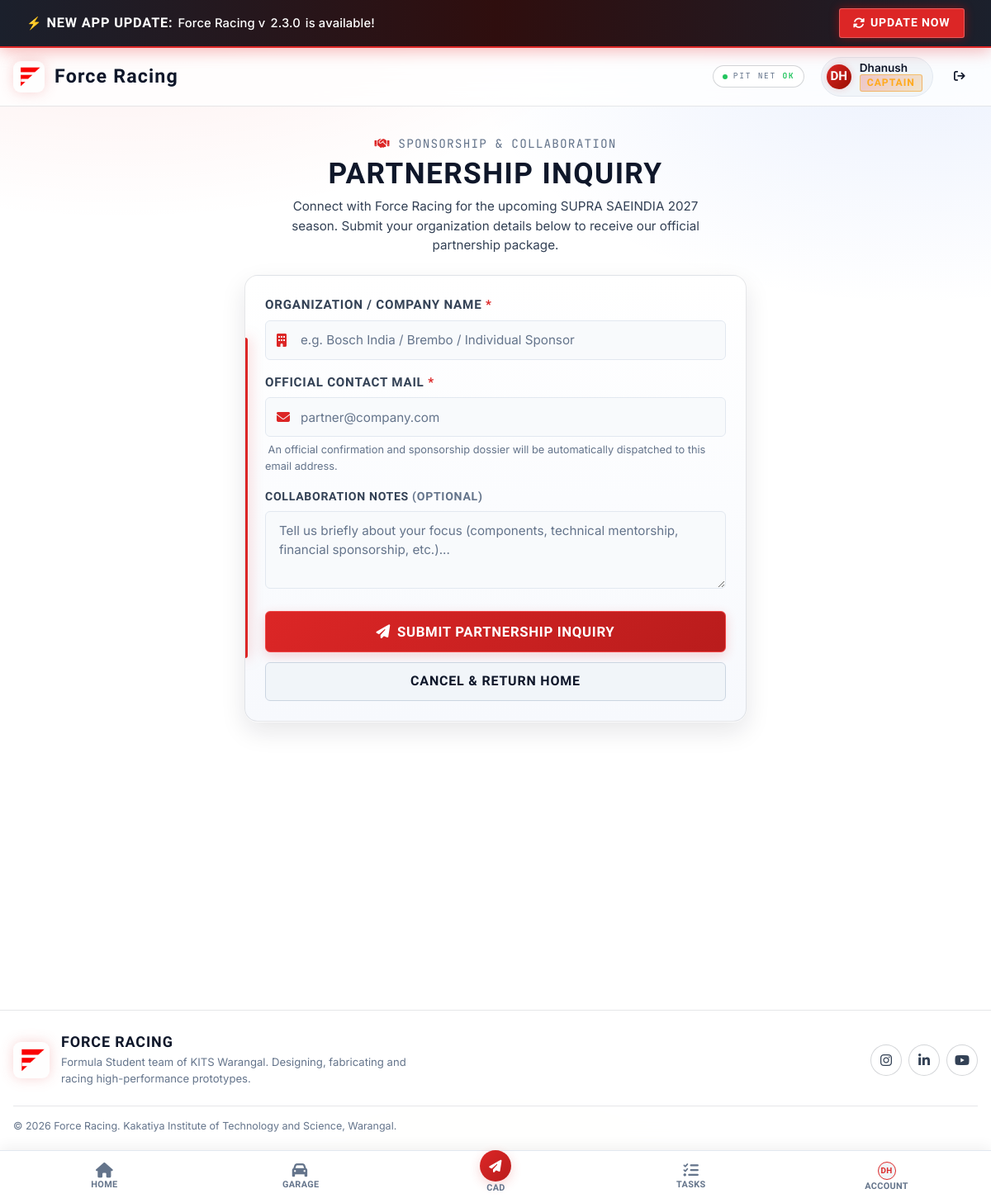
Page /inquiry (signed in) on the committed database.
### tables this page shows
CREATE TABLE users (
        id INTEGER PRIMARY KEY AUTOINCREMENT,
        full_name TEXT NOT NULL,
        username TEXT UNIQUE NOT NULL,
        email TEXT UNIQUE NOT NULL,
        password_hash TEXT NOT NULL,
        subsystem TEXT NOT NULL,
        role TEXT NOT NULL,
        failed_logins INTEGER DEFAULT 0,
        locked_until TEXT DEFAULT NULL,
        created_at TEXT NOT NULL
    , phone TEXT NOT NULL DEFAULT '', year_of_study TEXT NOT NULL DEFAULT '', consent INTEGER NOT NULL DEFAULT 0);

### blueprints/main.py (the view, shortened to what this page needs)
@main_bp.route('/inquiry', methods=['GET', 'POST'])
def inquiry():
    return render_template('inquiry.html')

### database.py (called while the page is built)
def get_db():
    if 'db' not in g:
        g.db = sqlite3.connect(Config.DATABASE_PATH)
        g.db.row_factory = sqlite3.Row  # Return dict-like rows
        g.db.execute("PRAGMA foreign_keys = ON")
    return g.db

### templates/inquiry.html (shortened to what this page needs)
{% extends "base.html" %}
{% block content %}
<div class="container" style="padding-top: var(--space-8); padding-bottom: 90px; max-width: 640px;">
  <div class="page-header" style="text-align: center; margin-bottom: var(--space-6);">
    <span class="section-subtitle">
      <i class="fa-solid fa-handshake text-red"></i> SPONSORSHIP & COLLABORATION
    </span>
    <h1 class="racing-title" style="font-size: 2.2rem; margin: var(--space-1) 0 var(--space-2);">
      PARTNERSHIP INQUIRY
    </h1>
    <p class="text-secondary" style="font-size: 0.95rem; margin: 0 auto; max-width: 500px;">
      Connect with Force Racing for the upcoming SUPRA SAEINDIA 2027 season. Submit your organization details below to receive our official partnership package.
    </p>
  </div>
  <div class="card card-accent-red" style="padding: var(--space-6);">
    <form method="POST" action="{{ url_for('main.inquiry') }}">
      <div class="form-group" style="margin-bottom: var(--space-4);">
        <label class="form-label" for="organization" style="font-weight: 700; font-size: 0.95rem;">
          Organization / Company Name <span class="text-red">*</span>
        </label>
        <div style="position: relative;">
          <input type="text" id="organization" name="organization" class="form-control"
                 placeholder="e.g. Bosch India / Brembo / Individual Sponsor"
                 style="padding-left: 42px; height: 48px;" required autofocus>
        </div>
      </div>
      <div class="form-group" style="margin-bottom: var(--space-4);">
        <label class="form-label" for="email" style="font-weight: 700; font-size: 0.95rem;">
          Official Contact Mail <span class="text-red">*</span>
        </label>
        <div style="position: relative;">
          <input type="email" id="email" name="email" class="form-control"
                 placeholder="partner@company.com"
                 style="padding-left: 42px; height: 48px;" required>
        </div>
        <small class="text-muted" style="display: block; margin-top: 6px; font-size: 0.8rem;">
           An official confirmation and sponsorship dossier will be automatically dispatched to this email address.
        </small>
      </div>
      <div class="form-group" style="margin-bottom: var(--space-5);">
        <label class="form-label" for="message" style="font-weight: 600; font-size: 0.88rem;">
          Collaboration Notes <span class="text-muted">(Optional)</span>
        </label>
        <textarea id="message" name="message" class="form-control" rows="3"
                  placeholder="Tell us briefly about your focus (components, technical mentorship, financial sponsorship, etc.)..."></textarea>
      </div>
      <div style="display: flex; flex-direction: column; gap: var(--space-3);">
        <button type="submit" class="btn btn-primary btn-lg" style="width: 100%; height: 50px; font-size: 1.05rem; font-weight: 800; letter-spacing: 0.04em;">
          <i class="fa-solid fa-paper-plane"></i> SUBMIT PARTNERSHIP INQUIRY
        </button>
        <a href="{{ url_for('main.home') }}" class="btn btn-secondary" style="width: 100%; text-align: center;">
          Cancel & Return Home
        </a>
      </div>
    </form>
  </div>
</div>
{% endblock %}

### templates/base.html (shortened to what this page needs)
<!DOCTYPE html>
<html lang="en">
<head>
  <link rel="stylesheet" href="https://cdnjs.cloudflare.com/ajax/libs/font-awesome/6.5.1/css/all.min.css" />
  <link rel="stylesheet" href="{{ url_for('static', filename='css/style.css') }}">
  <link rel="stylesheet" href="{{ url_for('static', filename='css/premium.css') }}">
</head>
<body>
  <div id="ptr-indicator" class="ptr-indicator" aria-hidden="true" role="status">
  </div>
  <aside id="app-update-banner" class="app-update-banner" style="display: none;" role="region" aria-label="Software Update Alert">
    <div class="container update-banner-inner">
      <div class="update-banner-content">
        <span class="update-banner-text">
          ⚡ <strong>NEW APP UPDATE:</strong> Force Racing v<span id="update-new-version">2.1.0</span> is available!
        </span>
      </div>
      <div class="update-banner-actions">
        <button type="button" id="btn-update-now" class="btn btn-sm btn-update-now">
          <i class="fa-solid fa-rotate"></i> UPDATE NOW
        </button>
      </div>
    </div>
  </aside>
  <header class="navbar" role="banner">
    <div class="container navbar-inner">
      <a href="{{ url_for('main.home') }}" class="navbar-brand" aria-label="Force Racing Home">
        <img src="{{ url_for('static', filename='images/logo.png') }}" alt="Force Racing Logo" class="brand-logo-img">
        <span>Force Racing</span>
      </a>
      <div class="navbar-actions">
        <span id="fr-link-status" class="fr-link-status" role="status" aria-live="polite">
          <span class="fr-link-dot"></span>
          <span class="fr-link-text">PIT NET <b>OK</b></span>
        </span>
        {% if user %}
          <a href="{{ url_for('members.profile') }}" class="user-menu-pill" title="View profile">
            <span class="user-avatar-initials">
              {{ user.full_name[:2] if user.full_name else (user.username[:2] if user.username else 'FR') }}
            </span>
            <div class="user-menu-info">
              <span class="user-name-text">{{ user.full_name.split(' ')[0] if user.full_name else user.username }}</span>
              <span class="badge badge-role {% if user.role in ['Captain', 'Vice Captain'] %}role-captain{% elif user.role == 'Manager' %}role-manager{% elif user.role == 'Subsystem Lead' %}role-subsystem-lead{% else %}role-member{% endif %}">
                {{ user.role }}
              </span>
            </div>
          </a>
          <form action="{{ url_for('auth.logout') if 'auth.logout' in current_app.view_functions else '/auth/logout' }}" method="POST" class="inline-form" style="margin: 0;">
            <button type="submit" class="btn btn-sm btn-outline-danger" title="Sign out" aria-label="Sign out">
              <i class="fa-solid fa-arrow-right-from-bracket"></i>
            </button>
          </form>
        {% endif %}
      </div>
    </div>
  </header>
  <main id="main-content" class="main-content" role="main">
    {% block content %}{% endblock %}
  </main>
  <footer class="app-footer" role="contentinfo">
    <div class="container">
      <div class="fr-footer-band">
        <div class="fr-footer-brand">
          <img src="{{ url_for('static', filename='images/logo.png') }}" alt="Force Racing Logo" class="brand-logo-img">
          <div>
            <span class="racing-title fr-footer-title">Force Racing</span>
            <p class="fr-footer-tag">Formula Student team of KITS Warangal. Designing, fabricating and racing high-performance prototypes.</p>
          </div>
        </div>
        <div class="footer-social-links fr-footer-social">
          <a href="https://www.instagram.com/forceracing/" target="_blank" rel="noopener noreferrer" aria-label="Instagram"><i class="fa-brands fa-instagram"></i></a>
          <a href="https://www.linkedin.com/company/force-racing-kits/" target="_blank" rel="noopener noreferrer" aria-label="LinkedIn"><i class="fa-brands fa-linkedin-in"></i></a>
          <a href="https://www.youtube.com/@forceracing" target="_blank" rel="noopener noreferrer" aria-label="YouTube"><i class="fa-brands fa-youtube"></i></a>
        </div>
      </div>
      <div class="fr-footer-bottom">
        <span>&copy; {{ now.year }} Force Racing. Kakatiya Institute of Technology and Science, Warangal.</span>
      </div>
    </div>
  </footer>
  <nav class="pit-bottom-nav" role="navigation" aria-label="Bottom Navigation">
    <a href="{{ url_for('main.home') }}" class="bottom-nav-item {% if request.endpoint == 'main.home' %}active{% endif %}" title="Home">
      <i class="fa-solid fa-house"></i>
      <span>Home</span>
    </a>
    <a href="{{ url_for('main.garage') }}" class="bottom-nav-item {% if request.endpoint == 'main.garage' %}active{% endif %}" title="Garage">
      <i class="fa-solid fa-car"></i>
      <span>Garage</span>
    </a>
    <a href="{{ url_for('main.cad_hub') }}" class="bottom-nav-item bottom-nav-send {% if request.endpoint == 'main.cad_hub' %}active{% endif %}" title="Send CAD">
      <div class="bottom-send-bubble">
        <i class="fa-solid fa-paper-plane"></i>
      </div>
      <span>CAD</span>
    </a>
    <a href="{{ url_for('tasks.dashboard') if user else url_for('main.crew') }}"
       class="bottom-nav-item {% if 'tasks' in (request.endpoint or '') %}active{% endif %}" title="Tasks">
      <i class="fa-solid fa-list-check"></i>
      <span>Tasks</span>
    </a>
    <a href="{{ url_for('main.account') }}" class="bottom-nav-item {% if 'profile' in (request.endpoint or '') or 'account' in (request.endpoint or '') %}active{% endif %}" title="Account">
      {% if user %}
        <div class="bottom-avatar-icon">
          {{ user.full_name[:2].upper() if user.full_name else 'FR' }}
        </div>
      {% else %}
        <i class="fa-solid fa-user"></i>
      {% endif %}
      <span>Account</span>
    </a>
  </nav>
</body>
</html>

### rows in the picture
users: full_name "DH", full_name "Dhanush", role "CAPTAIN"
